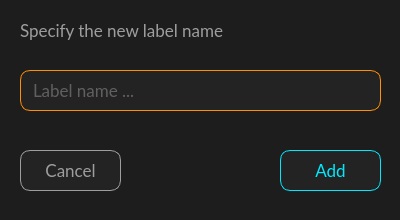
<?xml version="1.0" encoding="UTF-8"?>
<ui version="4.0">
 <class>CreateLabelDialog</class>
 <widget class="QDialog" name="CreateLabelDialog">
  <property name="geometry">
   <rect>
    <x>0</x>
    <y>0</y>
    <width>400</width>
    <height>220</height>
   </rect>
  </property>
  <property name="minimumSize">
   <size>
    <width>400</width>
    <height>220</height>
   </size>
  </property>
  <property name="maximumSize">
   <size>
    <width>400</width>
    <height>220</height>
   </size>
  </property>
  <property name="windowTitle">
   <string>Dialog</string>
  </property>
  <property name="styleSheet">
   <string notr="true">background-color: #1d1d1d;</string>
  </property>
  <widget class="QLineEdit" name="lineEdit_label_name">
   <property name="geometry">
    <rect>
     <x>20</x>
     <y>70</y>
     <width>361</width>
     <height>41</height>
    </rect>
   </property>
   <property name="font">
    <font>
     <family>Lato</family>
     <pointsize>13</pointsize>
    </font>
   </property>
   <property name="styleSheet">
    <string notr="true">QLineEdit {
    border: 1px solid #ff9000;
    background-color: #232323; 
    color: #9e9e9e;
    border-radius: 10px;
   padding-left: 10px;
}
</string>
   </property>
   <property name="placeholderText">
    <string>Label name ...</string>
   </property>
  </widget>
  <widget class="QLabel" name="label_dialog_text">
   <property name="geometry">
    <rect>
     <x>20</x>
     <y>10</y>
     <width>361</width>
     <height>41</height>
    </rect>
   </property>
   <property name="font">
    <font>
     <family>Lato</family>
     <pointsize>13</pointsize>
    </font>
   </property>
   <property name="styleSheet">
    <string notr="true">color: #9e9e9e;</string>
   </property>
   <property name="text">
    <string>Specify the new label name</string>
   </property>
  </widget>
  <widget class="QPushButton" name="button_ok">
   <property name="geometry">
    <rect>
     <x>280</x>
     <y>150</y>
     <width>101</width>
     <height>41</height>
    </rect>
   </property>
   <property name="font">
    <font>
     <family>Lato</family>
     <pointsize>13</pointsize>
     <fontweight>Light</fontweight>
    </font>
   </property>
   <property name="cursor">
    <cursorShape>PointingHandCursor</cursorShape>
   </property>
   <property name="styleSheet">
    <string notr="true">QPushButton {
    border: 1px solid #00eaff;
    background-color: #232323; 
    color: #00eaff;
    border-radius: 10px;
}

QPushButton:hover {
	background-color: #131313;
}</string>
   </property>
   <property name="text">
    <string>Add</string>
   </property>
  </widget>
  <widget class="QPushButton" name="button_cancel">
   <property name="geometry">
    <rect>
     <x>20</x>
     <y>150</y>
     <width>101</width>
     <height>41</height>
    </rect>
   </property>
   <property name="font">
    <font>
     <family>Lato</family>
     <pointsize>13</pointsize>
    </font>
   </property>
   <property name="cursor">
    <cursorShape>PointingHandCursor</cursorShape>
   </property>
   <property name="styleSheet">
    <string notr="true">QPushButton {
    border: 1px solid #9e9e9e;
    background-color: #232323; 
    color: #9e9e9e;
    border-radius: 10px;
}

QPushButton:hover {
	background-color: #131313;
}
</string>
   </property>
   <property name="text">
    <string>Cancel</string>
   </property>
  </widget>
 </widget>
 <resources/>
 <connections/>
</ui>
